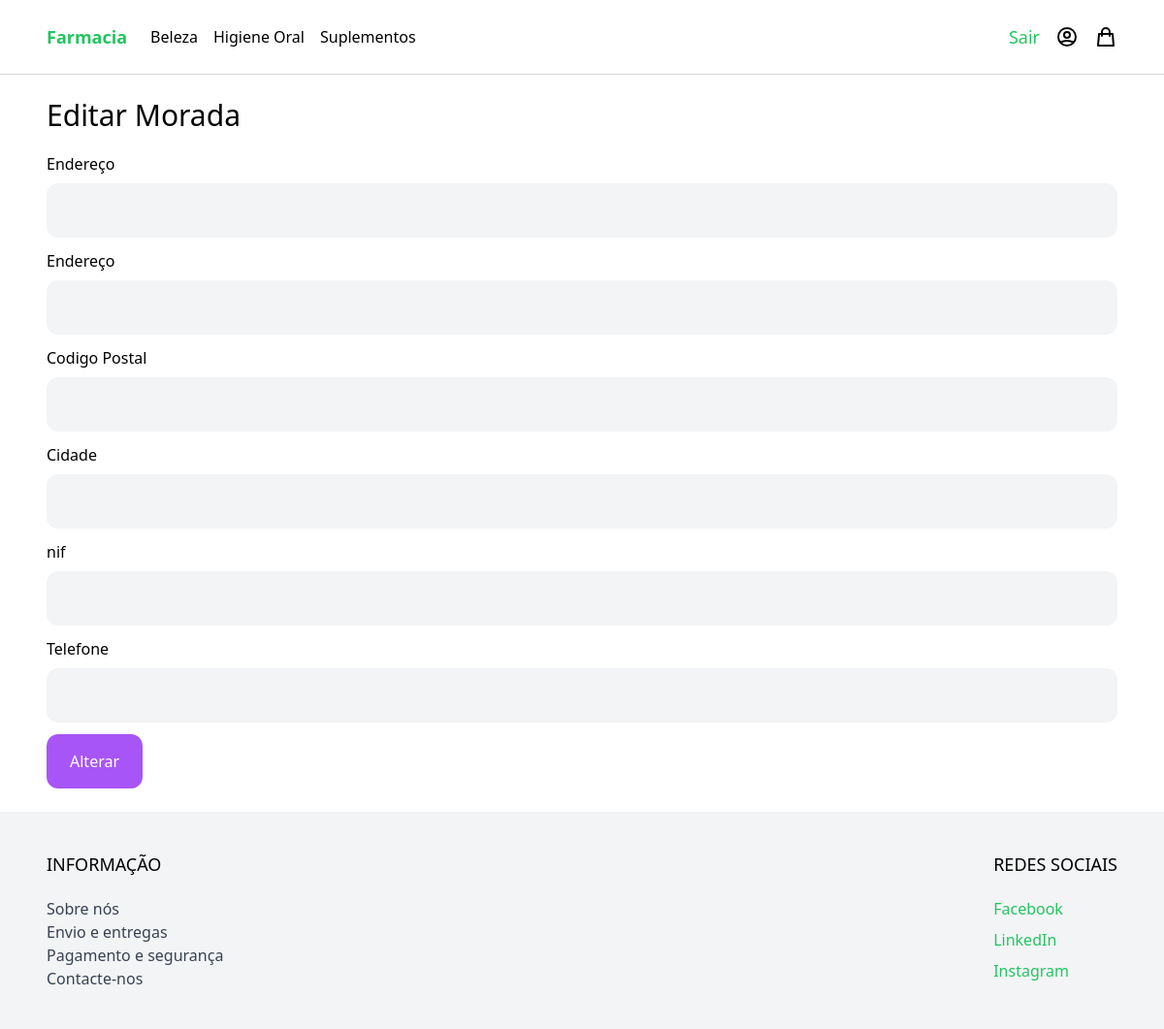
/edit_my_address/ (signed in), run on an earlier commit of the app's database.
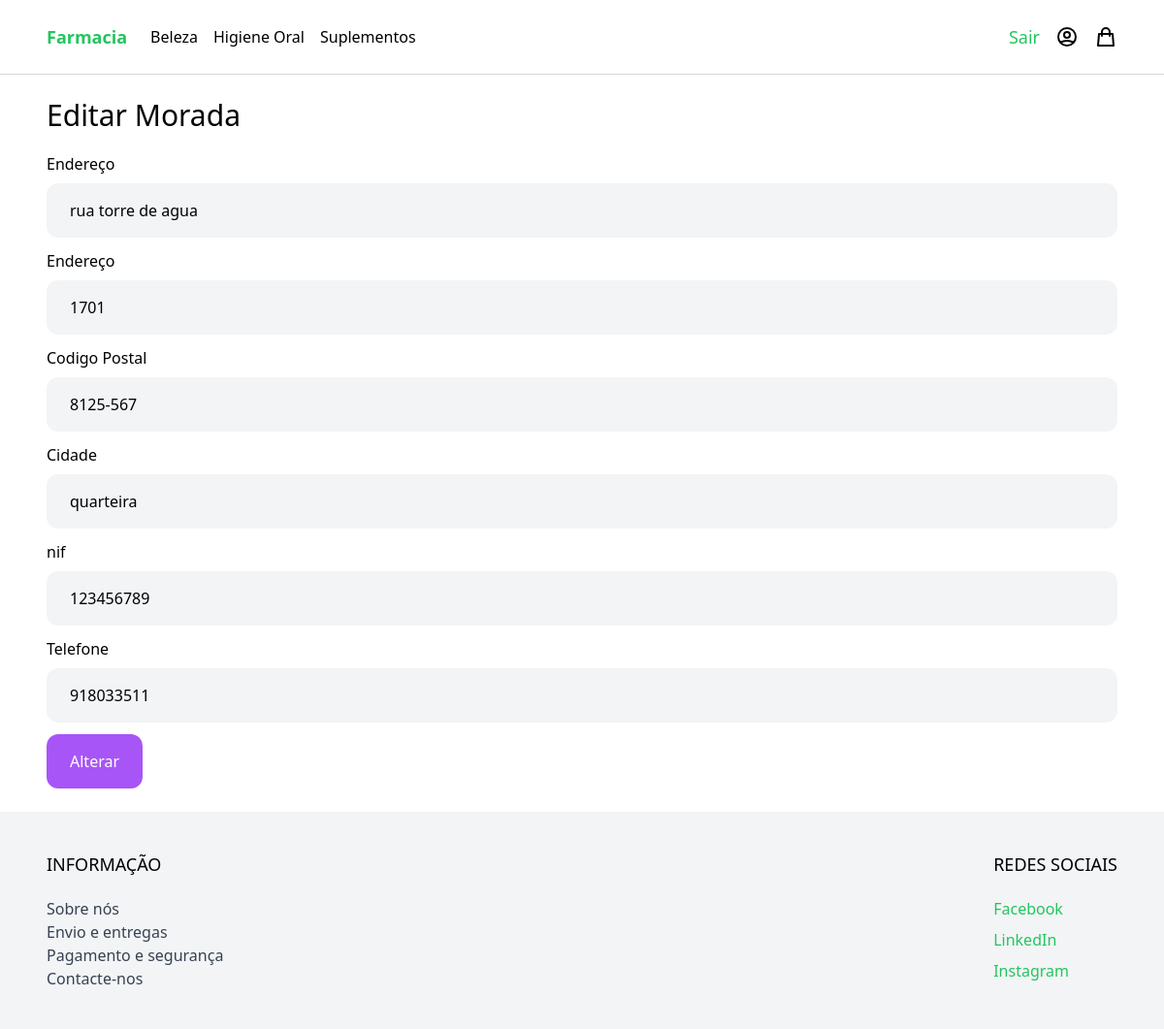
And on a later commit of the database.
### UsersManagement/models.py (models this page shows, shortened)
class Address(models.Model):
    id = models.AutoField(primary_key=True)
    user = models.ForeignKey(User, on_delete=models.CASCADE, related_name='address')
    addressLine1 = models.CharField(max_length=100, null=False)
    addressLine2 = models.CharField(max_length=100, null=True)
    postal_code = models.CharField(validators=[RegexValidator(r'^\d{4}-\d{3}$')], max_length=8, null=False)
    city = models.CharField(max_length=100, null=False)
    nif = models.CharField(validators=[RegexValidator(r'^\d{9}$')], max_length=9, null=True)
    phone = models.CharField(validators=[RegexValidator(r'^\d{9}$')], max_length=9, null=False)
    class Meta:
        db_table = 'Adress'
        verbose_name = 'Adress'
        verbose_name_plural = 'Adresses'
        ordering = ['id']

### UsersManagement/views.py (the view)
# urls.py: path('edit_my_address/', edit_my_address, name='edit_my_address'),
@login_required
def edit_my_address(request):
    if request.method =='POST':
        form = AddressForm(request.POST, instance=request.user.address.first())
        if form.is_valid():
            address = form.save(commit=False)
            address.user = request.user
            address.save()
            return redirect('my_account')
        else:
            print(form.errors)
    else:
        form = AddressForm(instance=request.user.address.first())
    return render(request, 'UsersManagement/edit_my_address.html', {'form' : form})

### UsersManagement/forms.py
class AddressForm(forms.ModelForm):
    addressLine1 = forms.CharField(max_length=100, required=True, initial='')
    addressLine2 = forms.CharField(max_length=100, required=False, initial='')
    postal_code = forms.CharField(max_length=8, required=True, initial='')
    city = forms.CharField(max_length=100, required=True, initial='')
    nif = forms.CharField(max_length=9, required=False, initial='')
    phone = forms.CharField(max_length=9, required=True, initial='')
    class Meta:
        model = Address
        fields = [
            'addressLine1',
            'addressLine2',
            'postal_code',
            'city',
            'nif',
            'phone',
            ]

### UsersManagement/templates/UsersManagement/edit_my_address.html (shortened to what this page needs)
{% extends 'base.html' %}
{% block content %}
<div class="max-w-6xl mx-auto p-6">
    <h1 class="mb-5 text-3xl">Editar Morada</h1>
    <form method="post" action="." class="space-y-3">
        <div>
            <label>Endereço</label>
            <input name="addressLine1" value="{{ form.addressLine1.value }}" type="text" required class="w-full mt-2 py-4 px-6 bg-gray-100 rounded-xl">
        </div>
        <div>
            <label>Endereço</label>
            <input name="addressLine2" value="{{ form.addressLine2.value }}" type="text" class="w-full mt-2 py-4 px-6 bg-gray-100 rounded-xl">
        </div>
        <div>
            <label>Codigo Postal</label>
            <input name="postal_code" value="{{ form.postal_code.value }}" type="text" class="w-full mt-2 py-4 px-6 bg-gray-100 rounded-xl">
        </div>
        <div>
            <label>Cidade</label>
            <input name="city" value="{{ form.city.value }}" type="text" class="w-full mt-2 py-4 px-6 bg-gray-100 rounded-xl">
        </div>
        <div>
            <label>nif</label>
            <input name="nif" value="{{ form.nif.value }}" type="text" class="w-full mt-2 py-4 px-6 bg-gray-100 rounded-xl">
        </div>
        <div>
            <label>Telefone</label>
            <input name="phone" value="{{ form.phone.value }}" type="text" class="w-full mt-2 py-4 px-6 bg-gray-100 rounded-xl">
        </div>
        <div>
            <button class="py-4 px-6 rounded-xl text-white bg-purple-500">Alterar</button>
        </div>
    </form>
</div>
{% endblock %}

What changed in the data, as far as the page shows it:
added Address: addressLine1 "rua torre de agua", addressLine2 "1701", postal_code "8125-567", city "quarteira", nif "123456789", phone "918033511"
